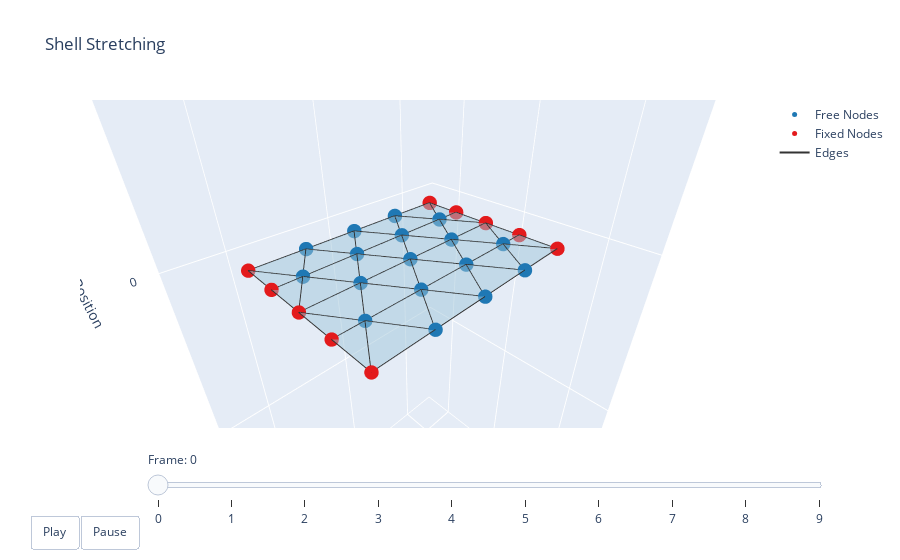

The notebook cell this image was saved under:
### Code cell
# question3

robot_test = dismech.SoftRobot(geom, material, geo, static_3d_sim, dismech.Environment())

robot_test = robot_test.fix_nodes(np.union1d(left_ids, right_ids))

# 1. You can define a function below to convert stencil node coords to strain
def both_thresh_strain(strain: float, x_thresh: float = 0.3, y_thresh: float = 0.2):
    """
    Sets all stretch springs where x_mid > 0.3 or y_mid > 0.2 to strain.
    If any value of the strain array is nan, it will be replaced with the normal strain calculation.
    """
    def func(nodes):
        n1, n2 = nodes
        ret = np.full(n1.shape[0], np.nan)
        
        mx = (n1[:, 0] + n2[:,0]) / 2
        my = (n1[:, 1] + n2[:,1]) / 2

        ret[mx > x_thresh] = strain
        # ret[my > y_thresh] = strain

        return ret
    return func

custom_stretch_energy = dismech.StretchEnergy(robot_test.stretch_springs, robot_test.state, both_thresh_strain(2.0))

print("Edge IDs with ref stretch strain: {}".format(np.where(custom_stretch_energy._nat_strain == 2.0)))
print("ref stretch strains: {}".format(custom_stretch_energy._nat_strain))


# For hinges, there are 4 nodes, but the main edge is the first two nodes
def hinge_thresh_strain(strain: float, x_thresh: float = 0.3, y_thresh: float = 0.2):
    """
    Sets all hinge springs where x_mid > 0.3 or y_mid > 0.2 to strain
    """
    def func(nodes):
        n1, n2, _, _ = nodes
        ret = np.full(n1.shape[0], np.nan)
        
        mx = (n1[:, 0] + n2[:,0]) / 2
        my = (n1[:, 1] + n2[:,1]) / 2

        ret[mx > x_thresh] = strain
        # ret[my > y_thresh] = strain

        return ret
    return func

custom_hinge_energy = dismech.HingeEnergy(robot_test.hinge_springs, robot_test.state, hinge_thresh_strain(100.0))

# This is Hinge ID not Edge ID (which is associated with stretch)
#print("Hinge IDs with ref hinge strain: {}".format(np.where(custom_hinge_energy._nat_strain == 4.0)))
print("ref hinge strains: {}".format(custom_hinge_energy._nat_strain))

# To get Edge ID equivalent, we need to loop through all springs and then print that list out
hinge_id_list = []
for i in np.where(custom_hinge_energy._nat_strain == 100.0)[0]:
    hinge_id_list.append(int(n_to_e(robot_test.hinge_springs[i].nodes_ind[:2])))

print("Edge IDs with ref hinge strain: {}".format(hinge_id_list))

# The ref stretch and hinge strains are presented forever as \bar{Pepsilon} in the formula.
# Give the ref strains and boundary condition, we need to simulate the deformation.
# But the following code does not work for this case.

def pull_right_end(robot: dismech.SoftRobot, t: float):
    """ Simple example of a moving boundary condition """
    u0 = 0.01
    robot = robot.move_nodes(right_ids, u0 * robot.sim_params.dt, 0)
    
    return robot

stepper = dismech.ImplicitEulerTimeStepper(robot_test)
stepper.before_step = pull_right_end

robots = stepper.simulate()

qs = np.stack([robot.state.q for robot in robots])

# save states instead of q
states = [robot.state for robot in robots]

data = []
for state in states:
    # Create a temporary array and then append the separate elastic energies into data list
    temp = {}
    # make sure you use the right energy
    temp['Stretch'] = get_entry(state, robot_test.stretch_springs, custom_stretch_energy, n_to_e)
    temp['Hinge'] = get_entry(state, robot_test.hinge_springs, custom_hinge_energy, n_to_e)
    data.append(temp)

write_elastic_energy_csv(data, filename='example1_strain_energy.csv', fill_value="-1E10")

t = np.arange(robot_test.sim_params.total_time, step=robot_test.sim_params.dt)
options = dismech.AnimationOptions(y_lim=[-0.1, 0.5], x_lim=[-0.1, 0.5], # camera_view=(90,0),
                  title='Shell Stretching')
fig = dismech.get_interactive_animation_plotly(robot_test, t, qs, options)
fig.show()

### Figure 1 — Plotly figure (JSON) as saved in the notebook; plotly's stock layout.template omitted (floating-point values rounded to 4 significant figures; data arrays with more than 128 entries replaced by an {"elided": "..."} marker saying what was removed)
{"data": [{"marker": {"color": "#1f78b4", "size": 5}, "mode": "markers", "name": "Free Nodes", "type": "scatter3d", "x": [0.1003, 0.2005, 0.3007, 0.05015, 0.1504, 0.2506, 0.3508, 0.1002, 0.2005, 0.3008, 0.05015, 0.1504, 0.2506, 0.3508, 0.1003, 0.2005, 0.3007], "y": [0.000109, 0.0001312, 0.0001075, 0.08663, 0.08667, 0.08666, 0.08663, 0.1732, 0.1732, 0.1732, 0.2598, 0.2597, 0.2597, 0.2598, 0.3463, 0.3463, 0.3463], "z": [0.0, 0.0, 0.0, 0.0, 0.0, 0.0, 0.0, 0.0, 0.0, 0.0, 0.0, 0.0, 0.0, 0.0, 0.0, 0.0, 0.0]}, {"marker": {"color": "#e31a1c", "size": 5}, "mode": "markers", "name": "Fixed Nodes", "type": "scatter3d", "x": [0.0, 0.401, 0.0, 0.401, 0.0, 0.401, 0.0, 0.401, 0.0, 0.401], "y": [0.0, 0.0, 0.0866, 0.0866, 0.1732, 0.1732, 0.2598, 0.2598, 0.3464, 0.3464], "z": [0.0, 0.0, 0.0, 0.0, 0.0, 0.0, 0.0, 0.0, 0.0, 0.0]}, {"line": {"color": "#333333", "width": 2}, "mode": "lines", "name": "Edges", "type": "scatter3d", "x": {"elided": "186 float values"}, "y": {"elided": "186 float values"}, "z": {"elided": "186 int values"}}, {"color": "rgba(166, 206, 227, 0.7)", "i": [19, 18, 5, 6, 1, 3, 19, 8, 14, 7, 8, 1, 7, 17, 16, 23, 23, 17, 3, 9, 9, 14, 20, 25, 14, 20, 6, 12, 18, 17, 7, 12, 10, 9, 20, 21], "j": [18, 19, 6, 5, 6, 8, 25, 14, 19, 8, 7, 7, 1, 16, 17, 17, 18, 23, 9, 3, 14, 9, 25, 20, 20, 14, 12, 17, 12, 12, 12, 7, 9, 10, 21, 20], "k": [13, 24, 11, 0, 0, 2, 24, 13, 13, 13, 2, 6, 2, 11, 22, 18, 24, 22, 8, 4, 8, 15, 19, 26, 19, 15, 11, 11, 13, 18, 6, 13, 4, 15, 26, 15], "name": "Faces", "opacity": 0.7, "showscale": false, "type": "mesh3d", "x": [0.0, 0.1003, 0.2005, 0.3007, 0.401, 0.0, 0.05015, 0.1504, 0.2506, 0.3508, 0.401, 0.0, 0.1002, 0.2005, 0.3008, 0.401, 0.0, 0.05015, 0.1504, 0.2506, 0.3508, 0.401, 0.0, 0.1003, 0.2005, 0.3007, 0.401], "y": [0.0, 0.000109, 0.0001312, 0.0001075, 0.0, 0.0866, 0.08663, 0.08667, 0.08666, 0.08663, 0.0866, 0.1732, 0.1732, 0.1732, 0.1732, 0.1732, 0.2598, 0.2598, 0.2597, 0.2597, 0.2598, 0.2598, 0.3464, 0.3463, 0.3463, 0.3463, 0.3464], "z": [0.0, 0.0, 0.0, 0.0, 0.0, 0.0, 0.0, 0.0, 0.0, 0.0, 0.0, 0.0, 0.0, 0.0, 0.0, 0.0, 0.0, 0.0, 0.0, 0.0, 0.0, 0.0, 0.0, 0.0, 0.0, 0.0, 0.0]}], "layout": {"scene": {"camera": {"eye": {"x": 0.493, "y": 0.493, "z": 0.4026}}, "xaxis": {"range": [-0.1, 0.5], "title": {"text": "X Position"}}, "yaxis": {"range": [-0.1, 0.5], "title": {"text": "Y Position"}}, "zaxis": {"range": [0, 0], "title": {"text": "Z Position"}}}, "sliders": [{"currentvalue": {"prefix": "Frame: "}, "steps": [{"args": [["0"], {"frame": {"duration": 50, "redraw": true}, "mode": "immediate"}], "label": "0", "method": "animate"}, {"args": [["1"], {"frame": {"duration": 50, "redraw": true}, "mode": "immediate"}], "label": "1", "method": "animate"}, {"args": [["2"], {"frame": {"duration": 50, "redraw": true}, "mode": "immediate"}], "label": "2", "method": "animate"}, {"args": [["3"], {"frame": {"duration": 50, "redraw": true}, "mode": "immediate"}], "label": "3", "method": "animate"}, {"args": [["4"], {"frame": {"duration": 50, "redraw": true}, "mode": "immediate"}], "label": "4", "method": "animate"}, {"args": [["5"], {"frame": {"duration": 50, "redraw": true}, "mode": "immediate"}], "label": "5", "method": "animate"}, {"args": [["6"], {"frame": {"duration": 50, "redraw": true}, "mode": "immediate"}], "label": "6", "method": "animate"}, {"args": [["7"], {"frame": {"duration": 50, "redraw": true}, "mode": "immediate"}], "label": "7", "method": "animate"}, {"args": [["8"], {"frame": {"duration": 50, "redraw": true}, "mode": "immediate"}], "label": "8", "method": "animate"}, {"args": [["9"], {"frame": {"duration": 50, "redraw": true}, "mode": "immediate"}], "label": "9", "method": "animate"}], "transition": {"duration": 0}, "x": 0.1, "y": 0}], "title": {"text": "Shell Stretching"}, "updatemenus": [{"buttons": [{"args": [null, {"frame": {"duration": 50, "redraw": true}, "fromcurrent": true}], "label": "Play", "method": "animate"}, {"args": [[null], {"frame": {"duration": 0, "redraw": true}, "mode": "immediate"}], "label": "Pause", "method": "animate"}], "direction": "left", "pad": {"r": 10, "t": 87}, "showactive": false, "type": "buttons", "x": 0.1, "xanchor": "right", "y": 0, "yanchor": "top"}]}}
